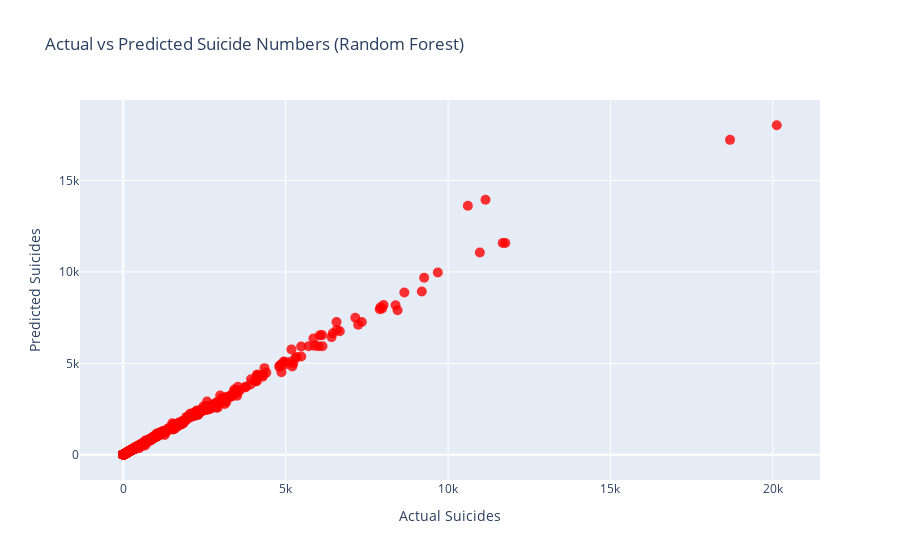

Notebook code for this chart:
### Code cell
from sklearn.ensemble import RandomForestRegressor
from sklearn.metrics import mean_squared_error
import numpy as np
import matplotlib.pyplot as plt
import pandas as pd

# Load the dataset
suicide = pd.read_csv("D:/pace acedemic/python/final_project/master.csv")

# Preprocessing
# Clean column names
suicide.columns = suicide.columns.str.strip()

# Replace commas and convert the GDP column to float
suicide['gdp_for_year ($)'] = suicide['gdp_for_year ($)'].replace(',', '', regex=True).astype(float)

# Drop irrelevant columns
suicide.drop(['country', 'country-year', 'gdp_for_year ($)'], axis=1, inplace=True)

# Handle missing values (use forward fill)
suicide.ffill(axis=0, inplace=True)

# Convert categorical columns to numerical values
suicide = pd.get_dummies(suicide, columns=['sex', 'age', 'generation'], drop_first=True)

# Define features (X) and target (y)
X = suicide.drop(['suicides_no'], axis=1)
y = suicide['suicides_no']

# Split the data into training and testing sets
from sklearn.model_selection import train_test_split
X_train, X_test, y_train, y_test = train_test_split(X, y, test_size=0.2, random_state=42)

# Train the Random Forest Regressor
rf_regressor = RandomForestRegressor(n_estimators=100, random_state=42)
rf_regressor.fit(X_train, y_train)

# Make predictions and evaluate the model
y_pred = rf_regressor.predict(X_test)

# Evaluate the model using RMSE
mse = mean_squared_error(y_test, y_pred)
rmse = np.sqrt(mse)

# Print RMSE
print("Root Mean Squared Error (RMSE):", rmse)

# Feature importance (optional)
feature_importances = rf_regressor.feature_importances_
feature_names = X.columns

# Plot feature importance
plt.figure(figsize=(10, 6))
plt.barh(feature_names, feature_importances, color='skyblue')
plt.xlabel('Feature Importance')
plt.title('Random Forest Feature Importance')
plt.show()

# Optional: Plotting Actual vs Predicted values using Plotly for interactivity
import plotly.graph_objs as go
trace1 = go.Scatter(
    x=y_test, y=y_pred, mode='markers', name='Predictions vs Actuals',
    marker=dict(color='rgba(255, 0, 0, .8)', size=10)
)

layout = go.Layout(
    title='Actual vs Predicted Suicide Numbers (Random Forest)',
    xaxis=dict(title='Actual Suicides'),
    yaxis=dict(title='Predicted Suicides')
)

fig = go.Figure(data=[trace1], layout=layout)
import plotly.offline as py
py.offline.iplot(fig)

### Figure 1 — Plotly figure (JSON) as saved in the notebook; plotly's stock layout.template omitted (floating-point values rounded to 4 significant figures; data arrays with more than 128 entries replaced by an {"elided": "..."} marker saying what was removed)
{"data": [{"marker": {"color": "rgba(255, 0, 0, .8)", "size": 10}, "mode": "markers", "name": "Predictions vs Actuals", "type": "scatter", "x": {"elided": "5564 int values"}, "y": {"elided": "5564 float values"}}], "layout": {"autosize": true, "title": {"text": "Actual vs Predicted Suicide Numbers (Random Forest)"}, "xaxis": {"autorange": true, "range": [-1286.0, 21400.0], "title": {"text": "Actual Suicides"}, "type": "linear"}, "yaxis": {"autorange": true, "range": [-1838.0, 19860.0], "title": {"text": "Predicted Suicides"}, "type": "linear"}}}
